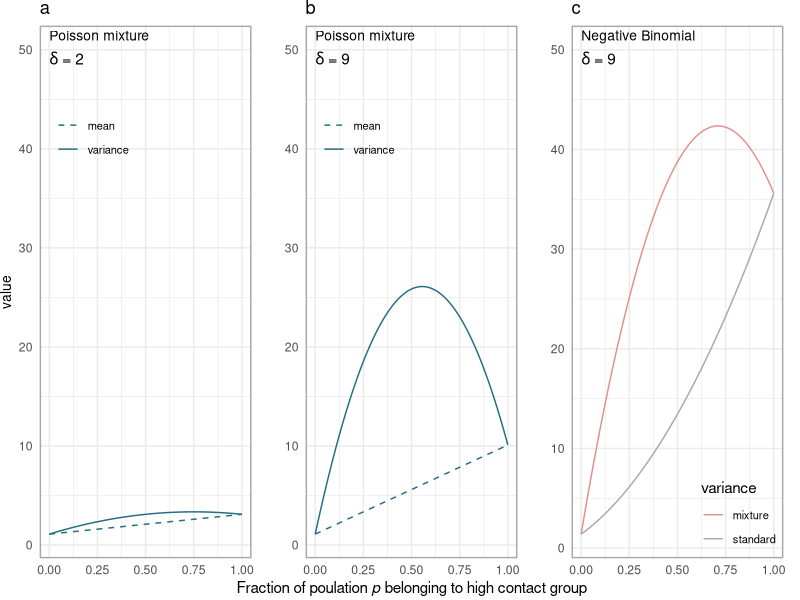
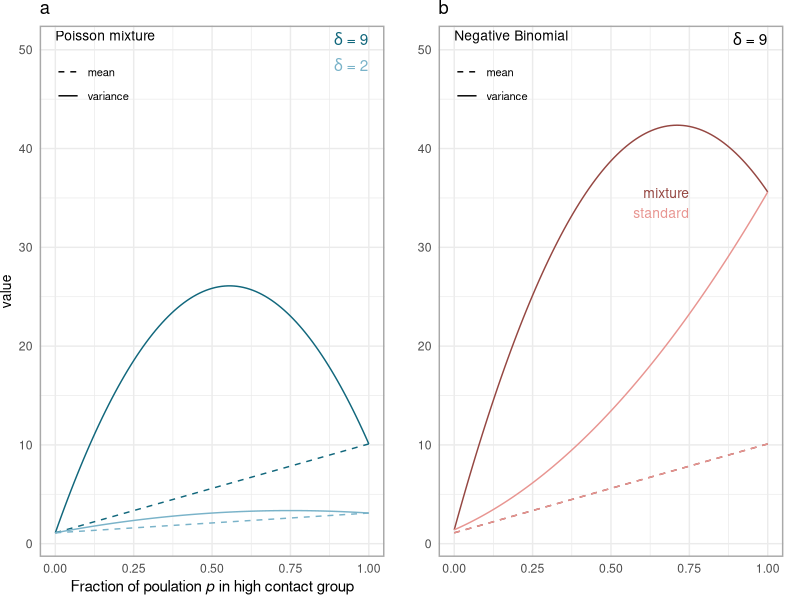
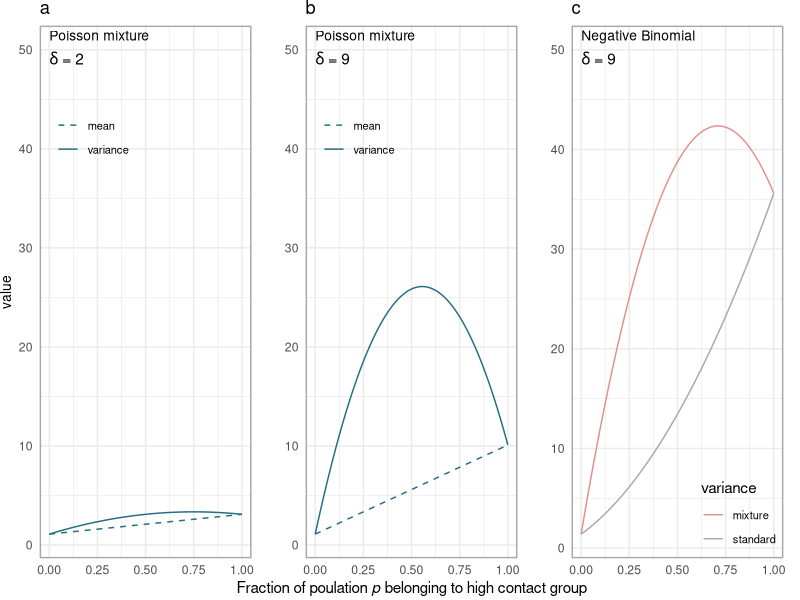
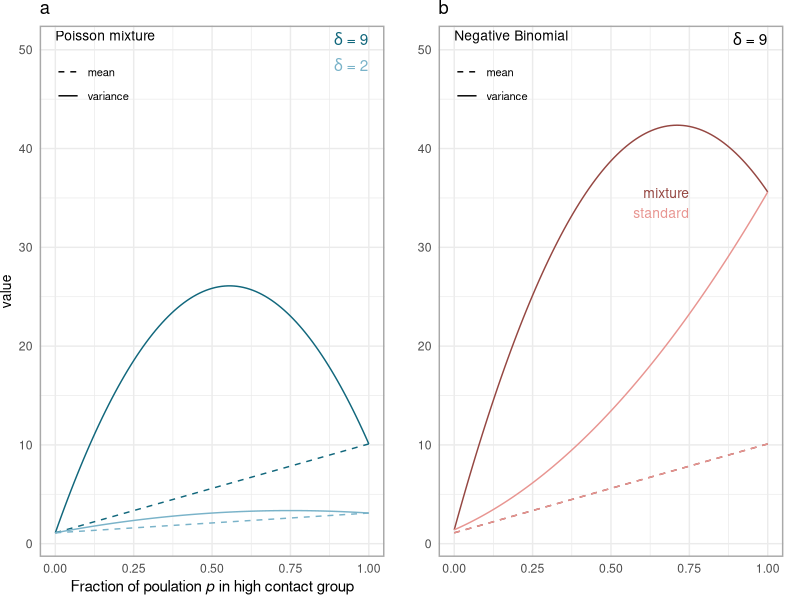

Write the R code that produced these figures, in order.
## ---- chunk 1
library(tidyverse)
library(egg)


#variance of Poisson offspring function
varPoissonmixtureoffspring<-function(p, R0D,delta){
  #variance is concave up quadratic function of p
  v<-p*(R0D+delta) + (1-p)*(R0D) + p*(1-p)*delta^2
}
#variance of negative binomial finite mixture offspring function
varNegBinommixtureoffspring<-function(p, R0D,k, delta){
  #variance is concave up quadratic function of p
  v<-R0D*(1+R0D/k) + p*delta*(1 + delta*(1-p) + (2*R0D+delta)/k)
}
#variance of offspring function
varNegBinomoffspring<-function(R0,k){ 
  v<-R0*(1+R0/k)
}

# #parameters
# k<-4
# R0D<-1.1
# sdelta <-2
# bdelta<-9
# pseq<-seq(0,1, 0.01)
# ## Want a 1 row 3 column figure comparing finite Poisson mixture with finite negative binomial mixture. Each figure adds progressively more heterogeneity in the case distribution.
# #figure 1a) variance is greater than mean when delta is small (small asymmetry between risk groups)
# y1<-varPoissonmixtureoffspring(pseq, R0D,delta=sdelta) #variance
# x1<-R0D + pseq*sdelta #mean
# plot(y1~pseq,type='l')
# lines(x1~pseq,lty=2)
# legend(0.8, 2, c("mean", "variance"), lty=c(2,1) )
# 
# #figure 1b) variance is greater than mean when delta is big (big asymmetry)
# y2<-varPoissonmixtureoffspring(pseq, R0D,delta=bdelta)
# x2<-R0D + pseq*bdelta
# plot(y2~pseq,type='l')
# lines(x2~pseq,lty=2)
# legend(0.8, 6, c("mean", "variance"), lty=c(2,1) )
# #figure 1c) compare variance of negative binomial finite mixture with standard negative binomial to show they only agree at p=0,1 and finite mixture is always greater
# y<-varNegBinommixtureoffspring(pseq, R0D,k, delta=bdelta)
# x<-varNegBinomoffspring(pseq*(R0D+bdelta) + (1-pseq)*(R0D), k)
# plot(y~pseq, type='l')
# lines(x~pseq, type = 'l', lty=2)
# legend(0.8, 10, c("mixture", "standard"), lty=c(1,2) )


# results
dat <- expand.grid(p = seq(0,1, 0.01), 
                   delta = c(2,9),
                   R0D = 1.1,
                   k = 4,
                   model = c("Poisson mixture", "Neg. binom. mixture", "Neg. binom.") 
                   ) %>% 
  mutate(mean = R0D + p*delta,
         variance = case_when(model == "Poisson mixture" ~ 
                                varPoissonmixtureoffspring(p = p, R0D = R0D, delta = delta),
                              model == "Neg. binom. mixture" ~ 
                                varNegBinommixtureoffspring(p = p, R0D = R0D, k = k, delta = delta),
                              model == "Neg. binom." ~ 
                                varNegBinomoffspring(R0 = p*(R0D+delta)+(1-p)*R0D, k=k)
                              )) %>% 
  pivot_longer(cols = c("mean","variance"), names_to = "measure")

ymax <- 50

fig_1a <- dat %>% 
  filter(model == "Poisson mixture" & delta == 2) %>% 
  ggplot(aes(x = p, y = value, linetype = measure)) +
    geom_line(color = "#226e83") +
    scale_linetype_manual(values = c("dashed", "solid")) +
    expand_limits(y = ymax) +
    xlab(expression(paste("Fraction of poulation ", italic("p"), " belonging to high contact group"))) +
    guides(linetype = guide_legend(position = "inside",title = NULL)) +
    annotate("text", x = 0, y = Inf, label = "Poisson mixture", vjust = 1.5, hjust = 0, size = 3.5) +
    annotate("text", x = 0, y = Inf, label = expression(paste(delta, " = ", 2)), vjust = 3, hjust = 0) +
    theme_minimal() +
    theme(panel.border = element_rect(color = "darkgrey", fill = NA, linewidth = 1),
          plot.margin = margin(l = 24, unit = "pt"),
          legend.position.inside = c(0, 0.85),
          legend.justification.inside = c(-0.1, 1))

fig_1b <- dat %>% 
  filter(model == "Poisson mixture" & delta == 9) %>% 
  ggplot(aes(x = p, y = value, linetype = measure)) +
    geom_line(color = "#226e83") +
    scale_linetype_manual(values = c("dashed", "solid")) +
    expand_limits(y = ymax) +
    xlab(expression(paste("Fraction of poulation ", italic("p"), " belonging to high contact group"))) +
    guides(linetype = guide_legend(position = "inside",title = NULL)) +
    annotate("text", x = 0, y = Inf, label = "Poisson mixture", vjust = 1.5, hjust = 0, size = 3.5) +
    annotate("text", x = 0, y = Inf, label = expression(paste(delta, " = ", 9)), vjust = 3, hjust = 0) +
    theme_minimal() +
    theme(panel.border = element_rect(color = "darkgrey", fill = NA, linewidth = 1),
          plot.margin = margin(l = 24, unit = "pt"),
          legend.position.inside = c(0, 0.85),
          legend.justification.inside = c(-0.1, 1))


fig_1c <- dat %>% 
  filter(model %in% c("Neg. binom. mixture", "Neg. binom.") & delta == 9 & measure == "variance") %>% 
  ggplot(aes(x = p, y = value, color = model)) +
    geom_line() +
    # scale_linetype_manual(values = c("solid", "dotted")) +
    scale_color_manual(values = c("#e2908c", "darkgrey"), labels = c("mixture", "standard")) +
    expand_limits(y = ymax) +
    xlab(expression(paste("Fraction of poulation ", italic("p"), " belonging to high contact group"))) +
    guides(color = guide_legend(position = "inside",title = "variance", byrow=TRUE)) +
    annotate("text", x = 0, y = Inf, label = "Negative Binomial", vjust = 1.5, hjust = 0, size = 3.5) +
    annotate("text", x = 0, y = Inf, label = expression(paste(delta, " = ", 9)), vjust = 3, hjust = 0) +
    theme_minimal() +
    theme(panel.border = element_rect(color = "darkgrey", fill = NA, linewidth = 1),
          plot.margin = margin(l = 24, r = 12, unit = "pt"),
          legend.position.inside = c(1, 0),
          legend.justification.inside = c(1, 0))

  fig_1 <- ggarrange(
    fig_1a + 
      labs(title="a") +
      theme(axis.title.x=element_blank(),
            plot.margin = margin(b = 1),
            axis.title.y = element_text(size=10),
            legend.text=element_text(size=8)), 
    fig_1b +
      labs(title="b") +
      theme(axis.title.y = element_blank(),
            legend.text=element_text(size=8)), 
    fig_1c +
      labs(title="c") +
      theme(axis.title.x=element_blank(),
            axis.title.y = element_blank(),
            legend.text=element_text(size=8)), 
    nrow = 1, ncol = 3
    )
ggsave("newfig1.pdf", fig_1, height=8, width=14.5, units="cm") 

poisson_colors <- c(scales::col2hcl("#226e83", l = 40),
                    scales::col2hcl("#226e83", l = 70))
negbin_colors <- c(scales::col2hcl("#e2908c", l = 40),
                    scales::col2hcl("#e2908c", l = 70))

fig_1ab <- dat %>% 
  filter(model == "Poisson mixture") %>% 
  ggplot(aes(x = p, y = value, color = factor(delta, levels = c("9","2")), linetype = measure)) +
    geom_line() +
    scale_color_manual(values = poisson_colors) +
    scale_linetype_manual(values = c("dashed", "solid")) +
    expand_limits(y = ymax) +
    xlab(expression(paste("Fraction of poulation ", italic("p"), " in high contact group"))) +
    guides(linetype = guide_legend(position = "inside",title = NULL),
           color = "none") +
    annotate("text", x = 0, y = Inf, label = "Poisson mixture", vjust = 1.5, hjust = 0, size = 3.5) +
    annotate("text", x = 1, y = Inf, color = poisson_colors[1], label = expression(paste(delta, " = ", 9)), vjust = 1.5, hjust = 1) +
    annotate("text", x = 1, y = Inf, color = poisson_colors[2], label = expression(paste(delta, " = ", 2)), vjust = 3.5, hjust = 1) +
    theme_minimal() +
    theme(panel.border = element_rect(color = "darkgrey", fill = NA, linewidth = 1),
          plot.margin = margin(l = 24, unit = "pt"),
          legend.position.inside = c(0, 0.95),
          legend.justification.inside = c(-0.1, 1))

fig_1c_alt <- dat %>% 
  filter(model %in% c("Neg. binom. mixture", "Neg. binom.") & delta == 9 ) %>% 
  ggplot(aes(x = p, y = value, color = model, linetype = measure)) +
    geom_line() +
    scale_linetype_manual(values = c("dashed", "solid")) +
    scale_color_manual(values = negbin_colors, labels = c("mixture", "standard")) +
    expand_limits(y = ymax) +
    xlab(expression(paste("Fraction of poulation ", italic("p"), " in high contact group"))) +
    guides(linetype = guide_legend(position = "inside",title = NULL),
           color = "none") +
    annotate("text", x = 0, y = Inf, label = "Negative Binomial", vjust = 1.5, hjust = 0, size = 3.5) +
    annotate("text", x = 1, y = Inf, label = expression(paste(delta, " = ", 9)), vjust = 1.5, hjust = 1) +
    annotate("text", x = .75, y = 35, color = negbin_colors[1], label = "mixture", vjust = 0, hjust = 1, size = 3.5) +
    annotate("text", x = .75, y = 35, color = negbin_colors[2], label = "standard", vjust = 2, hjust = 1, size = 3.5) +
    theme_minimal() +
    theme(panel.border = element_rect(color = "darkgrey", fill = NA, linewidth = 1),
          plot.margin = margin(l = 24, r = 12, unit = "pt"),
          legend.position.inside = c(0, 0.95),
          legend.justification.inside = c(-0.1, 1))

fig_1_alt <- ggarrange(
    fig_1ab + 
      labs(title="a") +
      theme(plot.margin = margin(b = 1),
            axis.title.y = element_text(size=10),
            legend.text = element_text(size=8)), 
    fig_1c_alt +
      labs(title="b") +
      theme(axis.title.x = element_blank(),
            axis.title.y = element_blank(),
            legend.text=element_text(size=8)), 
    nrow = 1, ncol = 2
    )
ggsave("newfig1_alt.pdf", fig_1_alt, height=8, width=14.5, units="cm") 
